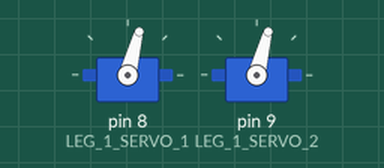
The sketch below on a simulated Arduino Uno, built with avr-gcc and run on an emulated ATmega328P. Shown: 2 × servo.

Above: at 0.05 s.
At 1.55 s:
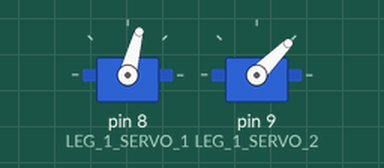
At 3.05 s:
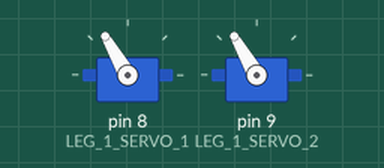
At 6.0 s:
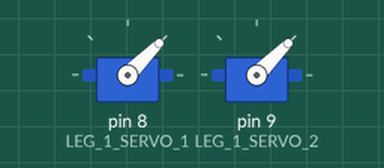
Timing chart, 0 to 7.8 s (numbered marks = the images above):
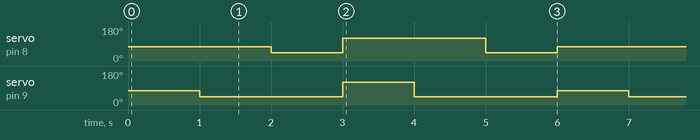

Measured:
- by itself, servo on pin 8 (LEG_1_SERVO_1): repeats every 6.0 s: 120° 2.0 s, 45° 1.0 s, 75° 2.0 s, 45° 1.0 s
- by itself, servo on pin 9 (LEG_1_SERVO_2): repeats every 6.0 s: 120° 1.0 s, 45° 2.0 s, 75° 1.0 s, 45° 2.0 s

The sketch:

Leg_1_-_2_servos.ino
```cpp
/*Project Begins

Date: Jan - 24th - 2024

Author: Rebekah Mugenyi

Description:

Notes:

servod11 should be read 'servo 1-1' and refers to the location of the servo...leg 1 servo 1

*/

#include <Servo.h>

// Define servo pin and offset
#define LEG_1_SERVO_1 8
#define LEG_1_SERVO_2 9
#define J1_OFFSET 45        //macro that defines an offset of 45 degrees

//Create Servo objects
Servo servo11;                //creates an instance of the 'Servo' class called 'servo11'...
Servo servo12;


// Function to move the servos
void move_joint(double j1) {
  if (j1 >= -15 && j1 <= 105) {   //make sure that the servo is within a safe range
    servo11.write(j1 + J1_OFFSET);  // Adjust with offset and move the servo
    servo12.write(j1 + J1_OFFSET);
  }
}

void move_servo11_back(){
  double initial_position_servo1 =0;
  servo11.write(initial_position_servo1+J1_OFFSET);
}

void move_servo12_back(){
  double initial_position_servo2 = 0;
  servo12.write(initial_position_servo2+J1_OFFSET);
}

void setup() {

  servo11.attach(LEG_1_SERVO_1, 600, 2600); //...basically callibration
  servo12.attach(LEG_1_SERVO_2, 600, 2600);
}

void loop() {
  // Example: Move both servos to position 30 degrees
  double j1 = 30;  // Angle for the joint
  move_joint(j1);  // Call the function with the angle to move both servos
  delay(1000);     // Wait for 1 second

  // Move servo 2 to initial position
  move_servo12_back();
  delay(1000);     // Wait for 1 second (adjust this to allow servo 2 to reach the position)

  // Wait for servo 2 to reach initial position, then move servo 1 back
  move_servo11_back();   // Now move servo 1 back to its initial position
  delay(1000);          // Wait for 1 second (adjust for servo 1 to return to the initial position)

  // Example: Move both servos to position 75 degrees
  j1 = 75;         // New angle for the joint
  move_joint(j1);  // Call the function with the new angle to move both servos
  delay(1000);     // Wait for 1 second

  // Move servo 2 back to initial position again
  move_servo12_back();
  delay(1000);     // Wait for 1 second

  // Wait for servo 2 to reach initial position, then move servo 1 back
  move_servo11_back();
  delay(1000);     // Wait for 1 second
}
```
